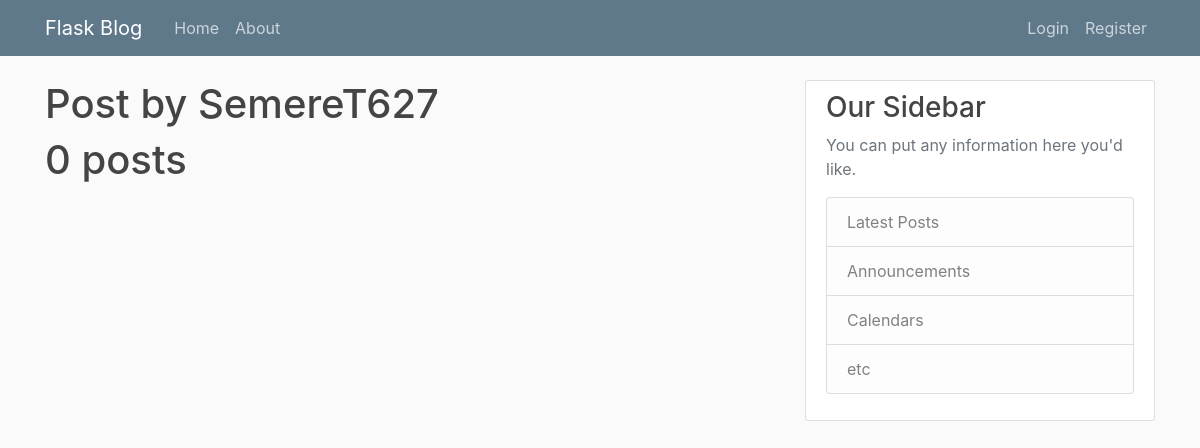
/user/SemereT627, run on an earlier commit of the app's database.
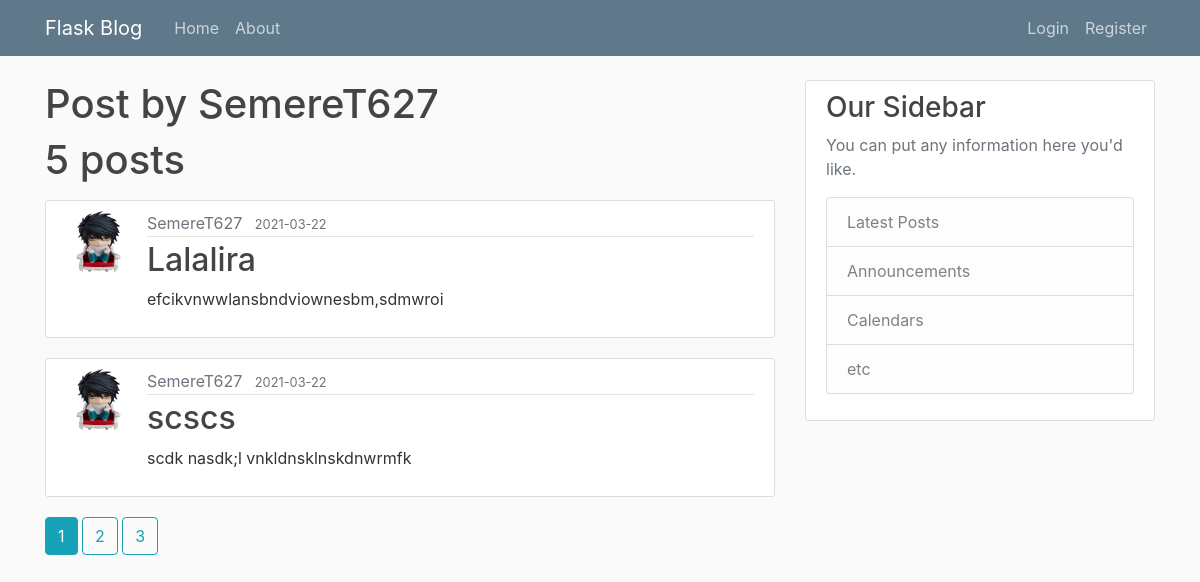
And on a later commit of the database.
### flaskblog/models.py (models this page shows, shortened)
class User(db.Model, UserMixin):
    id = db.Column(db.Integer, primary_key=True)
    username = db.Column(db.String(20), unique=True, nullable=False)
    email = db.Column(db.String(120), unique=True, nullable=False)
    image_file = db.Column(db.String(20), nullable=False,
                           default="default.jpg")
    password = db.Column(db.String(60), nullable=False)
    posts = db.relationship('Post', backref='author', lazy=True)

class Post(db.Model):
    id = db.Column(db.Integer, primary_key=True)
    title = db.Column(db.String(100), nullable=False)
    date_posted = db.Column(db.DateTime, nullable=False,
                            default=datetime.utcnow)
    content = db.Column(db.Text, nullable=False)
    user_id = db.Column(db.Integer, db.ForeignKey('user.id'), nullable=False)

### flaskblog/users/routes.py (the view)
@users.route("/user/<string:username>")
def user_posts(username):
    page = request.args.get('page', 1, type=int)
    user = User.query.filter_by(username=username).first_or_404()
    posts = Post.query.filter_by(author=user)\
        .order_by(Post.date_posted.desc())\
        .paginate(page=page, per_page=2)
    return render_template('user_posts.html', posts=posts, user=user)

### flaskblog/templates/user_posts.html
{%extends "layout.html"%}
{%block content%}
<h1>Post by {{user.username}}</h1>
<h1 class="mb-3">{{posts.total}} posts</h1>
{% for post in posts.items%}
<article class="media content-section">
    <img class="rounded-circle article-img"
        src="{{url_for('static', filename='profile_pics/'+post.author.image_file)}}">
    <div class="media-body">
        <div class="article-metadata">
            {% if post.author == current_user%}
            <a class="mr-2"
                href="{{url_for('users.user_posts',username=post.author.username)}}">{{ post.author.username }}</a>
            {%else%}
            <a class="mr-2 text-muted"
                href="#">{{ post.author.username }}</a>
            {% endif%}
            <small class="text-muted">{{ post.date_posted.strftime('%Y-%m-%d')}}</small>
        </div>
        <h2><a class="article-title" href="{{url_for('posts.post',post_id=post.id)}}">{{ post.title }}</a></h2>
        <p class="article-content">{{ post.content }}</p>
    </div>
</article>
{%endfor%}
{%for page_num in posts.iter_pages(left_edge=1,right_edge=1,left_current=1, right_current=2)%}
{%if page_num%}
{%if posts.page == page_num%}
<a class="btn btn-info mb-4"
    href="{{url_for('users.user_posts',username=user.username,page=page_num)}}">{{page_num}}</a>
{%else%}
<a class="btn btn-outline-info mb-4"
    href="{{url_for('users.user_posts',username=user.username,page=page_num)}}">{{page_num}}</a>
{%endif%}
{%else%}
...
{%endif%}
{%endfor%}
{%endblock content%}

### flaskblog/templates/layout.html (shortened to what this page needs)
<!DOCTYPE html>
<html lang="en">
<head>
    <link rel="stylesheet" href="https://stackpath.bootstrapcdn.com/bootstrap/4.5.2/css/bootstrap.min.css"
>
    <link rel="stylesheet" href="{{url_for('static',filename='main.css')}}">
</head>
<body>
    <header class="site-header">
        <nav class="navbar navbar-expand-md navbar-dark bg-steel fixed-top">
            <div class="container">
                <a class="navbar-brand mr-4" href="/">Flask Blog</a>
                <div class="collapse navbar-collapse" id="navbarToggle">
                    <div class="navbar-nav mr-auto">
                        <a class="nav-item nav-link" href="{{url_for('main.home')}}">Home</a>
                        <a class="nav-item nav-link" href="{{url_for('main.about')}}">About</a>
                    </div>
                    <div class="navbar-nav">
                        {%if current_user.is_authenticated%}
                            <a class="nav-item nav-link" href="{{url_for('posts.new_post')}}">New Post</a>
                            <a class="nav-item nav-link" href="{{url_for('users.account')}}">Account</a>
                            <a class="nav-item nav-link" href="{{url_for('users.logout')}}">Logout</a>
                        {%else%}
                            <a class="nav-item nav-link" href="{{url_for('users.login')}}">Login</a>
                            <a class="nav-item nav-link" href="{{url_for('users.register')}}">Register</a>
                        {%endif%}
                    </div>
                </div>
            </div>
        </nav>
    </header>
    <main role="main" class="container">
        <div class="row">
            <div class="col-md-8">
                {% block content %}{% endblock %}
            </div>
            <div class="col-md-4">
                <div class="content-section">
                    <h3>Our Sidebar</h3>
                    <p class='text-muted'>You can put any information here you'd like.
                        <ul class="list-group">
                            <li class="list-group-item list-group-item-light">Latest Posts</li>
                            <li class="list-group-item list-group-item-light">Announcements</li>
                            <li class="list-group-item list-group-item-light">Calendars</li>
                            <li class="list-group-item list-group-item-light">etc</li>
                        </ul>
                    </p>
                </div>
            </div>
        </div>
    </main>
</body>
</html>

### flaskblog/static/main.css (style rules this page uses)
body { background: #fafafa; color: #333333; margin-top: 5rem; }
h1, h2, h3, h4, h5, h6 { color: #444444; }
.bg-steel { background-color: #5f788a; }
.site-header .navbar-nav .nav-link { color: #cbd5db; }
.content-section { background: #ffffff; padding: 10px 20px; border: 1px solid #dddddd; border-radius: 3px; margin-bottom: 20px; }
.article-title { color: #444444; }
.article-content { white-space: pre-line; }
.article-img { height: 65px; width: 65px; margin-right: 16px; }
.article-metadata { padding-bottom: 1px; margin-bottom: 4px; border-bottom: 1px solid #e3e3e3 }

What changed in the data, as far as the page shows it:
added Post: image_file (placeholder picture), author.username "SemereT627", date_posted "2021-03-22", title "Lalalira", content "efcikvnwwlansbndviownesbm,sdmwroi"
added Post: image_file (placeholder picture), author.username "SemereT627", date_posted "2021-03-22", title "scscs", content "scdk nasdk;l vnkldnsklnskdnwrmfk"
Also different on the page:
{{ posts.total }}: "0" → "5"
new list line: "1"
new list line: "2"
new list line: "3"
